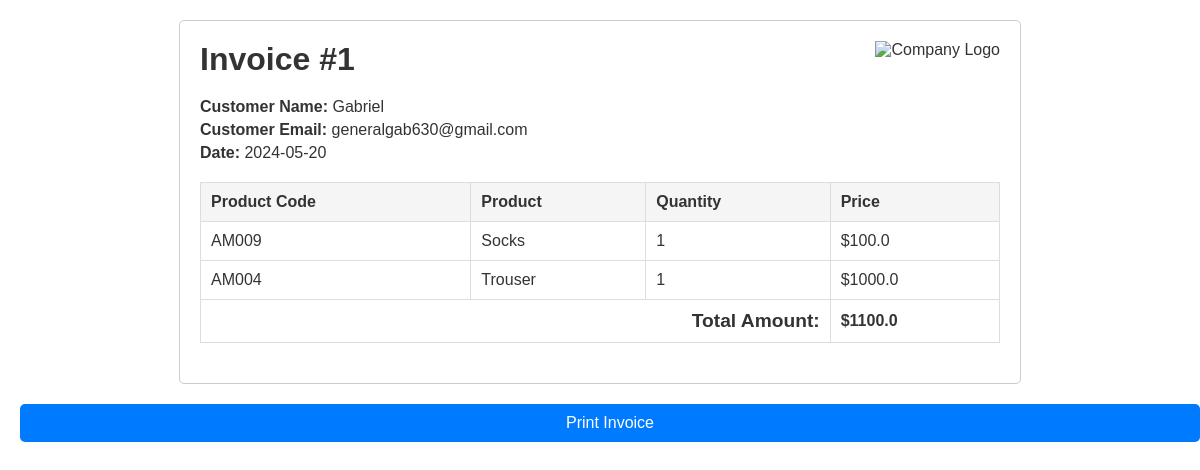
Screenshot of /invoice/1/print (signed in) with the database file from the repository.
### STORE/models.py (models this page shows, shortened)
class Invoice(db.Model):
    id = db.Column(db.Integer, primary_key=True)
    customer_name = db.Column(db.String(128), nullable=False)
    customer_email = db.Column(db.String(128), nullable=False)
    date_created = db.Column(db.DateTime, default=datetime.utcnow)
    total_amount = db.Column(db.Float, nullable=False)  # Define total_amount attribute
    items = db.relationship('InvoiceItem', backref='invoice', lazy=True)

class InvoiceItem(db.Model):
    id = db.Column(db.Integer, primary_key=True)
    product_code = db.Column(db.String(64), db.ForeignKey('product.code'), nullable=False)
    quantity = db.Column(db.Integer, nullable=False)
    invoice_id = db.Column(db.Integer, db.ForeignKey('invoice.id'), nullable=False)
    product = db.relationship('Product')

class Product(db.Model):
    code = db.Column(db.String(20), primary_key=True, unique=True, nullable=False, index=True)  # Index added to code column
    item = db.Column(db.String(100), nullable=False)
    type_material = db.Column(db.String(100), nullable=False)
    size = db.Column(db.String(20), nullable=False)
    color = db.Column(db.String(50), nullable=False)
    description = db.Column(db.Text, nullable=False)
    price = db.Column(db.Float, nullable=False)
    quantity = db.Column(db.Integer, nullable=False, default=1)  # Default quantity set to 1
    sales = relationship('Sale', backref='product', lazy=True)  # Relationship with Sale model

### STORE/routes.py (the view)
@app.route('/invoice/<int:invoice_id>/print', methods=['GET'])
@login_required
def print_invoice(invoice_id):
    invoice = Invoice.query.get_or_404(invoice_id)
    return render_template('print_invoice.html', invoice=invoice)

### STORE/__init__.py (called while the page is built)
@login_manager.user_loader
def load_user(user_id):
    return User.query.get(int(user_id))

### STORE/templates/print_invoice.html (shortened to what this page needs)
<!DOCTYPE html>
<html lang="en">
<head>
    <link rel="stylesheet" href="{{ url_for('static', filename='css/print_invoice.css') }}">
</head>
<body>
    <div class="invoice-container printable">
        <div class="invoice-header">
            <h1>Invoice #{{ invoice.id }}</h1>
            <img src="{{ url_for('static', filename='logo.png') }}" alt="Company Logo">
        </div>
        <div class="invoice-details">
            <p><strong>Customer Name:</strong> {{ invoice.customer_name }}</p>
            <p><strong>Customer Email:</strong> {{ invoice.customer_email }}</p>
            <p><strong>Date:</strong> {{ invoice.date_created.strftime('%Y-%m-%d') }}</p>
        </div>
        <table>
            <thead>
                <tr>
                    <th>Product Code</th>
                    <th>Product</th>
                    <th>Quantity</th>
                    <th>Price</th>
                </tr>
            </thead>
            <tbody>
                {% for item in invoice.items %}
                <tr>
                    <td>{{ item.product_code }}</td>
                    <td>{{ item.product.item }}</td>
                    <td>{{ item.quantity }}</td>
                    <td>${{ item.product.price }}</td>
                </tr>
                {% endfor %}
            </tbody>
            <tfoot>
                <tr>
                    <td colspan="3" class="total-amount">Total Amount:</td>
                    <td>${{ invoice.total_amount }}</td>
                </tr>
            </tfoot>
        </table>
    </div>
    <a href="#" class="print-button" onclick="window.print();">Print Invoice</a>
</body>
</html>

### STORE/static/css/print_invoice.css (style rules this page uses)
body { font-family: Arial, sans-serif; margin: 0; padding: 20px; color: #333; }
.invoice-container { max-width: 800px; margin: 0 auto; padding: 20px; border: 1px solid #ccc; border-radius: 5px; background: #fff; }
.invoice-header { display: flex; justify-content: space-between; margin-bottom: 20px; }
.invoice-header h1 { margin: 0; }
.invoice-header img { max-height: 50px; }
.invoice-details { margin-bottom: 20px; }
.invoice-details p { margin: 5px 0; }
table { width: 100%; border-collapse: collapse; margin-bottom: 20px; }
th, td { padding: 10px; border: 1px solid #ddd; text-align: left; }
th { background-color: #f5f5f5; }
tfoot { font-weight: bold; }
.total-amount { font-size: 1.2em; text-align: right; }
.print-button { display: block; width: 100%; padding: 10px; text-align: center; background-color: #007bff; color: #fff; text-decoration: none; border-radius: 5px; margin-top: 20px; }

### rows the page displays
Invoice: id "1", customer_name "Gabriel", customer_email "generalgab630@gmail.com", date_created "2024-05-20", total_amount "1100.0"
InvoiceItem: product_code "AM009", product.item "Socks", quantity "1", product.price "100.0"
InvoiceItem: product_code "AM004", product.item "Trouser", quantity "1", product.price "1000.0"
